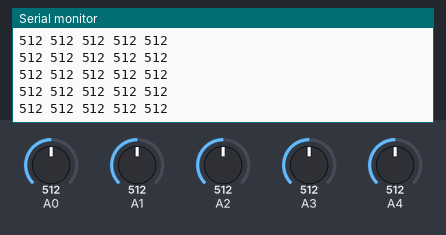
This sketch was run on a simulated Arduino Uno, built with avr-gcc and run on an emulated ATmega328P. Shown: the last lines printed to the serial monitor. The inputs (shaded band) are chosen by the test bench; at power-on: A0 = 512, A2 = 512, A1 = 512, A3 = 512, A4 = 512.

Above: at 1.2 s.
1.3 s: A0 set to 107
At 2.2 s:
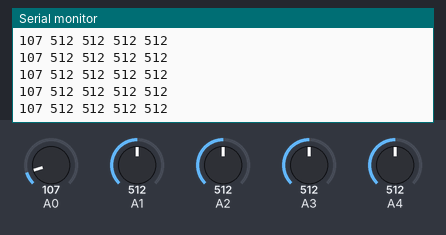
2.8 s: A0 set to 90
At 3.9 s:
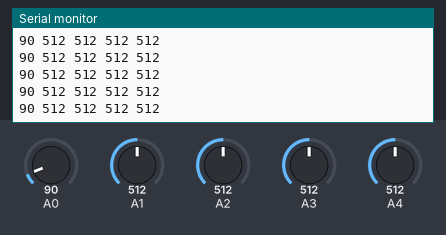
8.8 s: A2 set to 105
At 9.8 s:
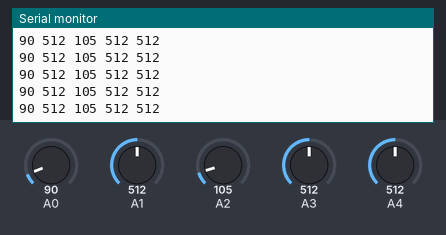
11.8 s: A2 set to 91
At 12.5 s:
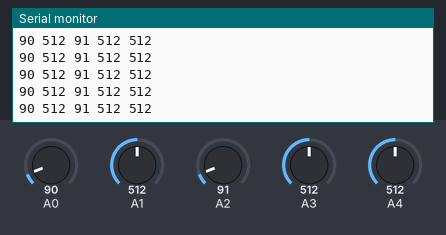
Timing chart, 0 to 14.8 s (numbered marks = the images above; inputs shaded):
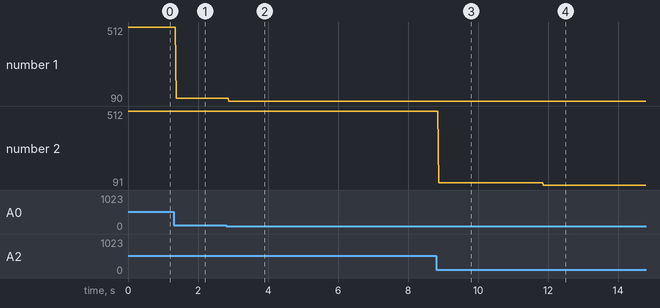

Measured:
- after the input at 1.3 s, the serial monitor: prints a new line after 0.08 s (image 1)
- after the input at 2.8 s, the serial monitor: prints a new line after 0.08 s (image 2)
- after the input at 8.8 s, the serial monitor: prints a new line after 0.07 s (image 3)
- after the input at 11.8 s, the serial monitor: prints a new line after 0.07 s (image 4)
- plotted number 1: 512 → 107 after the input at 1.3 s, 107 → 90 after the input at 2.8 s
- plotted number 2: 512 → 105 after the input at 8.8 s, 105 → 91 after the input at 11.8 s

The sketch:

Line_Follower.ino
```cpp
int inp1;
int inp2;
int inp3;
int inp4;
int inp5;


void setup() {
  // put your setup code here, to run once:

  Serial.begin(9600);


}

void loop() {
  // put your main code here, to run repeatedly:

  inp1 = analogRead(A0);
  inp2 = analogRead(A1);
  inp3 = analogRead(A2);
  inp4 = analogRead(A3);
  inp5 = analogRead(A4);

  Serial.print(inp1);
  Serial.print(" ");
  Serial.print(inp2);
  Serial.print(" ");
  Serial.print(inp3);
  Serial.print(" ");
  Serial.print(inp4);
  Serial.print(" ");
  Serial.print(inp5);
  Serial.print("\n\n");


}
```
